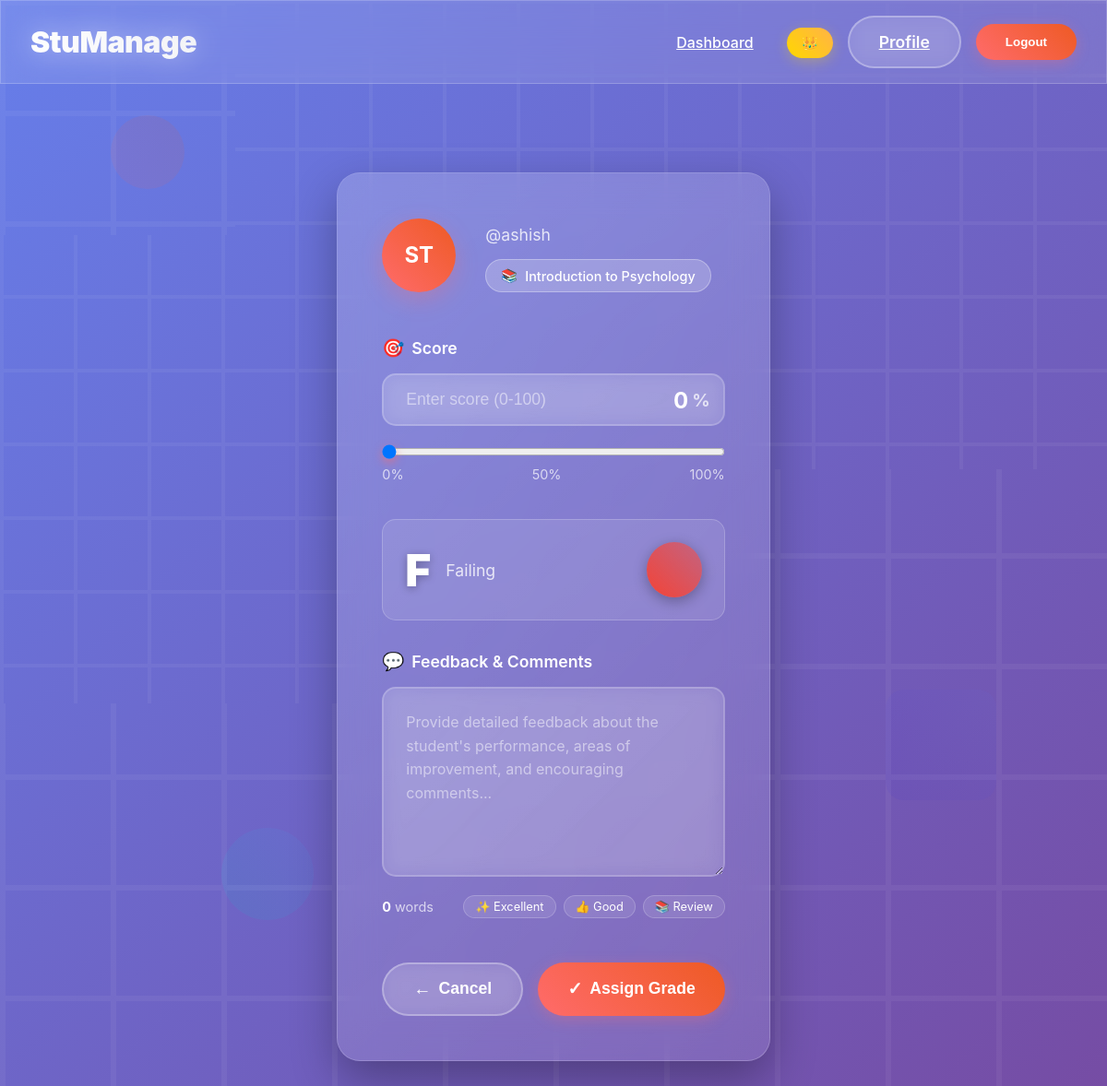
/grades/assign/45/ (signed in), run on the app's committed database.
### enrollments/models.py (models this page shows, shortened)
class Enrollment(models.Model):
    student = models.ForeignKey(Profile, on_delete=models.CASCADE, limit_choices_to={'role': 'student'})
    course = models.ForeignKey(Course, on_delete=models.CASCADE)
    enrolled_on = models.DateTimeField(auto_now_add=True)
    class Meta:
        unique_together = ('student', 'course')  # Prevent duplicate enrollments

### accounts/models.py (models this page shows, shortened)
class Profile(models.Model):
    USER_ROLES = (
        ('student', 'Student'),
        ('teacher', 'Teacher'),
        ('admin', 'Admin'),
    )
    user = models.OneToOneField(User, on_delete=models.CASCADE)
    role = models.CharField(max_length=10, choices=USER_ROLES)
    bio = models.TextField(blank=True)
    student_id = models.CharField(max_length=20, blank=True, null=True)
    enrollment_year = models.IntegerField(blank=True, null=True)
    department = models.CharField(max_length=100, blank=True, null=True)
    office_location = models.CharField(max_length=100, blank=True, null=True)

### courses/models.py (models this page shows, shortened)
class Course(models.Model):
    title = models.CharField(max_length=100)
    description = models.TextField()
    teacher = models.ForeignKey(Profile, on_delete=models.CASCADE, limit_choices_to={'role': 'teacher'})
    created_at = models.DateTimeField(auto_now_add=True)

### grades/views.py (the view, shortened to what this page needs)
# urls.py: path('grades/assign/<int:enrollment_id>/', grade_views.assign_grade, name='assign_grade'),
@login_required
def assign_grade(request, enrollment_id):
    enrollment = get_object_or_404(Enrollment, id=enrollment_id)
    latest_grade = Grade.objects.filter(enrollment=enrollment).order_by('-graded_on').first()
    return render(request, 'grades/assign_grade.html', {
        'enrollment': enrollment,
        'grade': latest_grade
    })

### templates/grades/assign_grade.html (shortened to what this page needs)
{% extends 'base.html' %}
{% block content %}
<div class="grade-assignment-container">
    <div class="grade-form-wrapper">
        <div class="form-header">
            <div class="student-avatar">
                <div class="avatar-circle">
                    <span class="avatar-initials">{{ enrollment.student.user.first_name.0|default:'S' }}{{ enrollment.student.user.last_name.0|default:'T' }}</span>
                </div>
            </div>
            <div class="student-info">
                <p class="student-username">@{{ enrollment.student.user.username }}</p>
                <div class="course-badge">
                    <span class="course-icon">📚</span>
                    <span>{{ enrollment.course.title }}</span>
                </div>
            </div>
        </div>
        <div class="grade-form-container">
            <form method="post" class="grade-form">
                <div class="input-group">
                    <div class="input-wrapper">
                        <label for="score" class="form-label">
                            <span class="label-icon">🎯</span>
                            Score
                        </label>
                        <div class="score-input-container">
                            <input
                                type="number"
                                id="score"
                                name="score"
                                class="form-control score-input"
                                min="0"
                                max="100"
                                step="0.1"
                                required
                                placeholder="Enter score (0-100)"
                            >
                            <div class="score-indicator">
                                <span class="score-display">0</span>
                                <span class="score-suffix">%</span>
                            </div>
                        </div>
                        <div class="score-slider-container">
                            <input
                                type="range"
                                id="score-slider"
                                min="0"
                                max="100"
                                step="0.1"
                                value="0"
                                class="score-slider"
                            >
                            <div class="slider-labels">
                                <span>0%</span>
                                <span>50%</span>
                                <span>100%</span>
                            </div>
                        </div>
                    </div>
                </div>
                <div class="grade-preview">
                    <div class="grade-letter">
                        <span class="letter-grade">-</span>
                        <span class="grade-description">No grade yet</span>
                    </div>
                    <div class="grade-color-indicator"></div>
                </div>
                <div class="input-group">
                    <label for="feedback" class="form-label">
                        <span class="label-icon">💬</span>
                        Feedback & Comments
                    </label>
                    <div class="feedback-wrapper">
                        <textarea
                            id="feedback"
                            name="feedback"
                            class="form-control feedback-input"
                            rows="6"
                            placeholder="Provide detailed feedback about the student's performance, areas of improvement, and encouraging comments..."
                        ></textarea>
                        <div class="feedback-tools">
                            <div class="word-counter">
                                <span class="word-count">0</span> words
                            </div>
                            <div class="feedback-suggestions">
                                <div class="suggestion-chip" data-text="Excellent work! Keep it up!">✨ Excellent</div>
                                <div class="suggestion-chip" data-text="Good effort, but there's room for improvement.">👍 Good</div>
                                <div class="suggestion-chip" data-text="Please review the material and try again.">📚 Review</div>
                            </div>
                        </div>
                    </div>
                </div>
                <div class="form-actions">
                    <button type="button" class="btn-secondary" onclick="window.history.back()">
                        <span class="btn-icon">←</span>
                        Cancel
                    </button>
                    <button type="submit" class="btn-primary">
                        <span class="btn-icon">✓</span>
                        Assign Grade
                    </button>
                </div>
            </form>
        </div>
    </div>
</div>
{% endblock %}

### templates/base.html (style rules this page uses)
* { margin: 0; padding: 0; box-sizing: border-box; }
body { font-family: 'Inter', -apple-system, BlinkMacSystemFont, 'Segoe UI', sans-serif; background: linear-gradient(135deg, #667eea 0%, #764ba2 100%); min-height: 100vh; overflow-x: hidden; position: relative; }
body::before { content: ''; position: fixed; top: 0; left: 0; width: 100%; height: 100%; pointer-events: none; z-index: -1; }
.btn-secondary { background: rgba(255, 255, 255, 0.1); border: 2px solid rgba(255, 255, 255, 0.3); color: white; padding: 0.75rem 2rem; border-radius: 50px; font-weight: 600; transition: all 0.3s ease; backdrop-filter: blur(10px); }

### data on the page
Enrollment: student.user.first_name.0 "S", student.user.last_name.0 "T", student.user.username "ashish", course "Introduction to Psychology"
